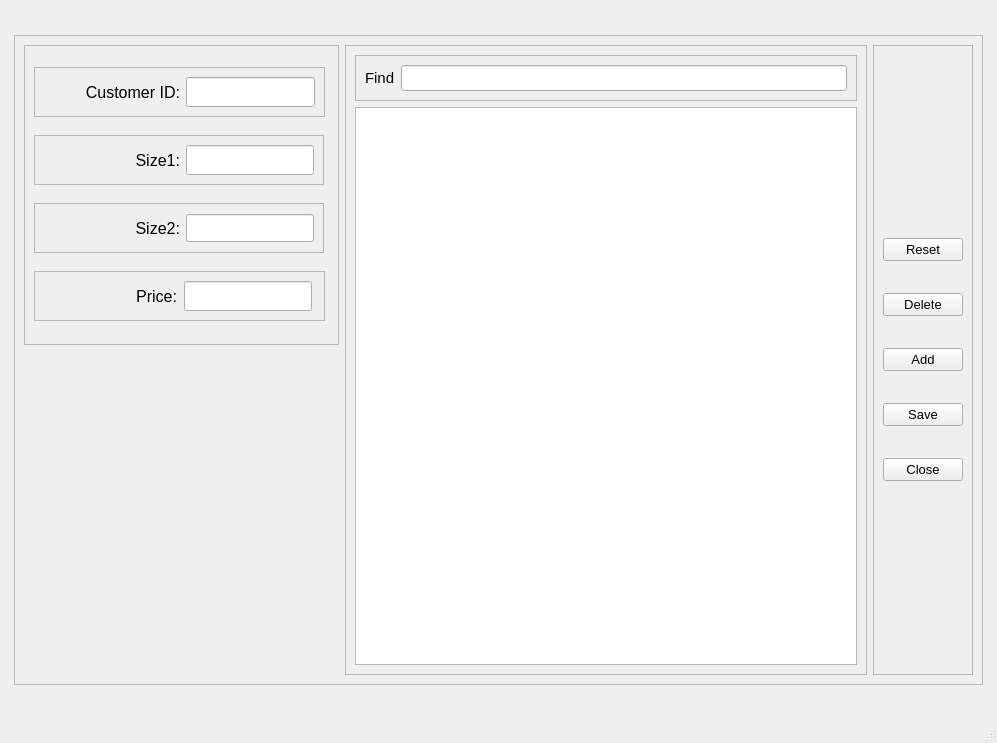
<?xml version="1.0" encoding="UTF-8"?>
<ui version="4.0">
 <class>sizeCharges</class>
 <widget class="QMainWindow" name="sizeCharges">
  <property name="geometry">
   <rect>
    <x>0</x>
    <y>0</y>
    <width>997</width>
    <height>743</height>
   </rect>
  </property>
  <property name="minimumSize">
   <size>
    <width>997</width>
    <height>729</height>
   </size>
  </property>
  <property name="windowTitle">
   <string>A24. Charges by Size</string>
  </property>
  <property name="styleSheet">
   <string notr="true"/>
  </property>
  <widget class="QWidget" name="centralwidget">
   <layout class="QGridLayout" name="gridLayout">
    <item row="0" column="0" alignment="Qt::AlignHCenter|Qt::AlignVCenter">
     <widget class="QFrame" name="frame">
      <property name="maximumSize">
       <size>
        <width>975</width>
        <height>654</height>
       </size>
      </property>
      <property name="frameShape">
       <enum>QFrame::StyledPanel</enum>
      </property>
      <property name="frameShadow">
       <enum>QFrame::Raised</enum>
      </property>
      <layout class="QHBoxLayout" name="horizontalLayout">
       <item alignment="Qt::AlignLeft|Qt::AlignTop">
        <widget class="QFrame" name="frame_2">
         <property name="minimumSize">
          <size>
           <width>315</width>
           <height>300</height>
          </size>
         </property>
         <property name="maximumSize">
          <size>
           <width>315</width>
           <height>131</height>
          </size>
         </property>
         <property name="frameShape">
          <enum>QFrame::StyledPanel</enum>
         </property>
         <property name="frameShadow">
          <enum>QFrame::Raised</enum>
         </property>
         <layout class="QVBoxLayout" name="verticalLayout">
          <item>
           <widget class="QFrame" name="frame_5">
            <property name="minimumSize">
             <size>
              <width>291</width>
              <height>50</height>
             </size>
            </property>
            <property name="maximumSize">
             <size>
              <width>291</width>
              <height>50</height>
             </size>
            </property>
            <property name="frameShape">
             <enum>QFrame::StyledPanel</enum>
            </property>
            <property name="frameShadow">
             <enum>QFrame::Raised</enum>
            </property>
            <layout class="QHBoxLayout" name="horizontalLayout_3">
             <item>
              <widget class="QLabel" name="label">
               <property name="font">
                <font>
                 <pointsize>12</pointsize>
                </font>
               </property>
               <property name="text">
                <string>Customer ID:</string>
               </property>
               <property name="alignment">
                <set>Qt::AlignRight|Qt::AlignTrailing|Qt::AlignVCenter</set>
               </property>
              </widget>
             </item>
             <item>
              <widget class="QLineEdit" name="customerID">
               <property name="minimumSize">
                <size>
                 <width>129</width>
                 <height>28</height>
                </size>
               </property>
               <property name="maximumSize">
                <size>
                 <width>129</width>
                 <height>120</height>
                </size>
               </property>
               <property name="font">
                <font>
                 <pointsize>12</pointsize>
                </font>
               </property>
              </widget>
             </item>
            </layout>
           </widget>
          </item>
          <item>
           <widget class="QFrame" name="frame_8">
            <property name="minimumSize">
             <size>
              <width>290</width>
              <height>50</height>
             </size>
            </property>
            <property name="maximumSize">
             <size>
              <width>290</width>
              <height>50</height>
             </size>
            </property>
            <property name="frameShape">
             <enum>QFrame::StyledPanel</enum>
            </property>
            <property name="frameShadow">
             <enum>QFrame::Raised</enum>
            </property>
            <layout class="QHBoxLayout" name="horizontalLayout_5">
             <item>
              <widget class="QLabel" name="label_4">
               <property name="font">
                <font>
                 <pointsize>12</pointsize>
                </font>
               </property>
               <property name="text">
                <string>Size1:</string>
               </property>
               <property name="alignment">
                <set>Qt::AlignRight|Qt::AlignTrailing|Qt::AlignVCenter</set>
               </property>
              </widget>
             </item>
             <item>
              <widget class="QLineEdit" name="sizeOne">
               <property name="maximumSize">
                <size>
                 <width>128</width>
                 <height>30</height>
                </size>
               </property>
               <property name="font">
                <font>
                 <pointsize>12</pointsize>
                </font>
               </property>
              </widget>
             </item>
            </layout>
           </widget>
          </item>
          <item>
           <widget class="QFrame" name="frame_9">
            <property name="minimumSize">
             <size>
              <width>290</width>
              <height>50</height>
             </size>
            </property>
            <property name="maximumSize">
             <size>
              <width>290</width>
              <height>50</height>
             </size>
            </property>
            <property name="frameShape">
             <enum>QFrame::StyledPanel</enum>
            </property>
            <property name="frameShadow">
             <enum>QFrame::Raised</enum>
            </property>
            <layout class="QHBoxLayout" name="horizontalLayout_6">
             <item>
              <widget class="QLabel" name="label_5">
               <property name="font">
                <font>
                 <pointsize>12</pointsize>
                </font>
               </property>
               <property name="text">
                <string>Size2:</string>
               </property>
               <property name="alignment">
                <set>Qt::AlignRight|Qt::AlignTrailing|Qt::AlignVCenter</set>
               </property>
              </widget>
             </item>
             <item>
              <widget class="QLineEdit" name="sizeTwo">
               <property name="minimumSize">
                <size>
                 <width>128</width>
                 <height>28</height>
                </size>
               </property>
               <property name="maximumSize">
                <size>
                 <width>128</width>
                 <height>28</height>
                </size>
               </property>
               <property name="font">
                <font>
                 <pointsize>12</pointsize>
                </font>
               </property>
              </widget>
             </item>
            </layout>
           </widget>
          </item>
          <item>
           <widget class="QFrame" name="frame_6">
            <property name="minimumSize">
             <size>
              <width>291</width>
              <height>50</height>
             </size>
            </property>
            <property name="maximumSize">
             <size>
              <width>291</width>
              <height>50</height>
             </size>
            </property>
            <property name="frameShape">
             <enum>QFrame::StyledPanel</enum>
            </property>
            <property name="frameShadow">
             <enum>QFrame::Raised</enum>
            </property>
            <layout class="QHBoxLayout" name="horizontalLayout_2">
             <item>
              <widget class="QLabel" name="label_2">
               <property name="minimumSize">
                <size>
                 <width>132</width>
                 <height>26</height>
                </size>
               </property>
               <property name="maximumSize">
                <size>
                 <width>132</width>
                 <height>26</height>
                </size>
               </property>
               <property name="font">
                <font>
                 <pointsize>12</pointsize>
                </font>
               </property>
               <property name="layoutDirection">
                <enum>Qt::LeftToRight</enum>
               </property>
               <property name="text">
                <string>Price:</string>
               </property>
               <property name="alignment">
                <set>Qt::AlignRight|Qt::AlignTrailing|Qt::AlignVCenter</set>
               </property>
               <property name="indent">
                <number>-1</number>
               </property>
              </widget>
             </item>
             <item>
              <widget class="QLineEdit" name="price">
               <property name="minimumSize">
                <size>
                 <width>128</width>
                 <height>28</height>
                </size>
               </property>
               <property name="maximumSize">
                <size>
                 <width>127</width>
                 <height>120</height>
                </size>
               </property>
               <property name="font">
                <font>
                 <pointsize>12</pointsize>
                </font>
               </property>
              </widget>
             </item>
            </layout>
           </widget>
          </item>
         </layout>
        </widget>
       </item>
       <item>
        <widget class="QFrame" name="frame_3">
         <property name="minimumSize">
          <size>
           <width>522</width>
           <height>630</height>
          </size>
         </property>
         <property name="maximumSize">
          <size>
           <width>522</width>
           <height>630</height>
          </size>
         </property>
         <property name="frameShape">
          <enum>QFrame::StyledPanel</enum>
         </property>
         <property name="frameShadow">
          <enum>QFrame::Raised</enum>
         </property>
         <layout class="QVBoxLayout" name="verticalLayout_2">
          <item>
           <widget class="QFrame" name="frame_7">
            <property name="frameShape">
             <enum>QFrame::StyledPanel</enum>
            </property>
            <property name="frameShadow">
             <enum>QFrame::Raised</enum>
            </property>
            <layout class="QHBoxLayout" name="horizontalLayout_4">
             <item>
              <widget class="QLabel" name="label_3">
               <property name="font">
                <font>
                 <pointsize>11</pointsize>
                </font>
               </property>
               <property name="text">
                <string>Find</string>
               </property>
              </widget>
             </item>
             <item>
              <widget class="QLineEdit" name="searchBar">
               <property name="font">
                <font>
                 <pointsize>11</pointsize>
                </font>
               </property>
              </widget>
             </item>
            </layout>
           </widget>
          </item>
          <item>
           <widget class="QTableView" name="tableView"/>
          </item>
         </layout>
        </widget>
       </item>
       <item>
        <widget class="QFrame" name="frame_4">
         <property name="minimumSize">
          <size>
           <width>100</width>
           <height>630</height>
          </size>
         </property>
         <property name="maximumSize">
          <size>
           <width>100</width>
           <height>630</height>
          </size>
         </property>
         <property name="frameShape">
          <enum>QFrame::StyledPanel</enum>
         </property>
         <property name="frameShadow">
          <enum>QFrame::Raised</enum>
         </property>
         <layout class="QVBoxLayout" name="verticalLayout_3">
          <property name="spacing">
           <number>0</number>
          </property>
          <property name="topMargin">
           <number>160</number>
          </property>
          <property name="bottomMargin">
           <number>160</number>
          </property>
          <item>
           <widget class="QPushButton" name="resetButton">
            <property name="font">
             <font>
              <pointsize>10</pointsize>
             </font>
            </property>
            <property name="text">
             <string>Reset</string>
            </property>
           </widget>
          </item>
          <item>
           <widget class="QPushButton" name="deleteButton">
            <property name="font">
             <font>
              <pointsize>10</pointsize>
             </font>
            </property>
            <property name="text">
             <string>Delete</string>
            </property>
           </widget>
          </item>
          <item>
           <widget class="QPushButton" name="addButton">
            <property name="font">
             <font>
              <pointsize>10</pointsize>
             </font>
            </property>
            <property name="text">
             <string>Add</string>
            </property>
           </widget>
          </item>
          <item>
           <widget class="QPushButton" name="saveButton">
            <property name="font">
             <font>
              <pointsize>10</pointsize>
             </font>
            </property>
            <property name="text">
             <string>Save</string>
            </property>
           </widget>
          </item>
          <item>
           <widget class="QPushButton" name="closeButton">
            <property name="font">
             <font>
              <pointsize>10</pointsize>
             </font>
            </property>
            <property name="text">
             <string>Close</string>
            </property>
           </widget>
          </item>
         </layout>
        </widget>
       </item>
      </layout>
     </widget>
    </item>
   </layout>
  </widget>
  <widget class="QMenuBar" name="menubar">
   <property name="geometry">
    <rect>
     <x>0</x>
     <y>0</y>
     <width>997</width>
     <height>26</height>
    </rect>
   </property>
  </widget>
  <widget class="QStatusBar" name="statusbar"/>
 </widget>
 <resources/>
 <connections/>
</ui>
